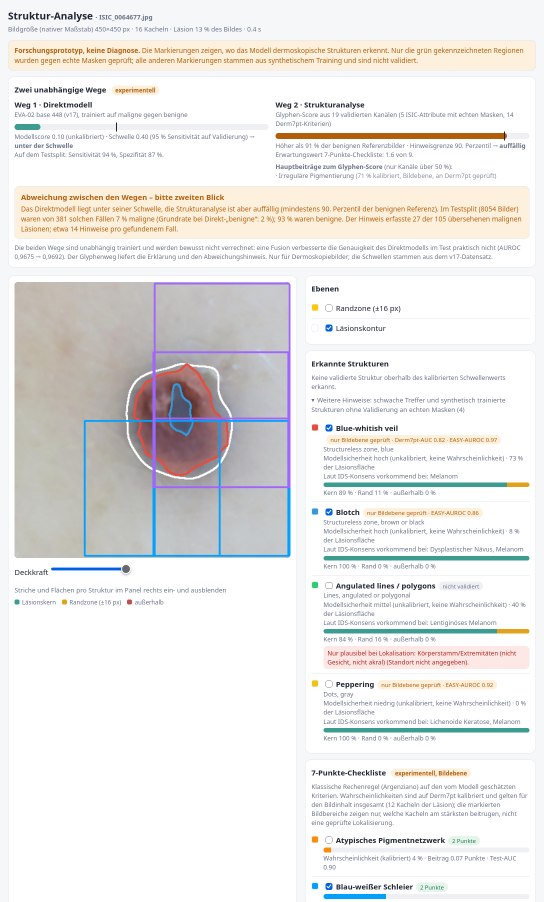
#> input picture glyphs/Papers/build_v8/report_examples/dv1_0.png, 1088 x 1803 px (shown at 1/2 size)
$ python -i realfake.py   (imports and definitions only)   (older library calls are emulated)
#> lines starting #> are read from the running program, lines starting #| are printed output that depends on the picture
### glyphs/structures.py
"""Structure generators (one per family) and the ID registry SPEC.

Every generator has the signature fn(ctx, sid, **params), draws onto ctx.canvas and
records one label per structure (a union mask for textures / clod fields, one mask per
instance for vessels). SPEC maps each taxonomy ID to (generator, params, layer, ...).
"""
import cv2
import numpy as np
from scipy.spatial import cKDTree

import geometry as G
import render as R

SHIFT = 2  # sub-pixel precision for cv2 drawing


def noise(rng, size, sigma, amp=1.0):
    n = cv2.GaussianBlur(rng.normal(0, 1, (size, size)).astype(np.float32), (0, 0), sigma)
    return n / (n.std() + 1e-6) * amp


# [4 lines left out: function blend_arr, not called in this run]


class Painter:
    """Collect AA-drawn shapes with per-shape colours, then blend once."""

    def __init__(self, size):
        self.layer = np.zeros((size, size, 3), np.uint8)
        self.mask = np.zeros((size, size), np.uint8)

    def _col(self, c):
        return tuple(int(v) for v in c)

    # [23 lines left out: functions ellipse, line, finish, not called in this run]


class Ctx:
    # [180 lines left out: functions __init__, col, patch, pts_inside, rim_contour, rim_arc and 7 more, not called in this run]


def _wrap(phase):  # distance (rad) to nearest ridge crest
    return np.abs(((phase + np.pi) % (2 * np.pi)) - np.pi)


# [359 lines left out: functions g_isolines, g_fingerprint, g_acral, _branched, g_streaks, g_border and 13 more, not called in this run]


# --- registry ------------------------------------------------------------------------------

SPEC = {}


def reg(sid, fn, layer, parent=None, site=None, polarized=False, pale=False, **params):
    SPEC[sid] = dict(fn=fn, params=params, layer=layer, parent=parent or sid, site=site, polarized=polarized, pale=pale)


# zones (layer 0)
reg("DS048", g_zone, 0, colour=["dark_brown", "black"], alpha=.8, size_f=(.25, .5), sigma=6, wob=.35, ecc=None)
reg("DS049", g_zone, 0, colour="blue_gray", alpha=.6, size_f=(.35, .6), sigma=9)
reg("DS050", g_zone, 0, colour="pink", alpha=.6, size_f=(.3, .6), sigma=6, pale=True)
reg("DS051", g_zone, 0, colour="white", alpha=.7, size_f=(.3, .55), sigma=4, wob=.4)
reg("DS052", g_zone, 0, colour="white", alpha=.7, size_f=(.2, .35), offset=.08, sigma=4, wob=.3)
reg("DS053", g_rainbow, 0)
reg("DS054", g_follicular, 0, site="facial", pale=True, mode="strawberry")
reg("DS055", g_homog, 0)
reg("DS056", g_follicular, 0, site="facial", mode="pseudonet")
reg("DS057", g_zone, 0, colour="tan", alpha=.6, size_f=(.3, .55), ecc=True, sigma=7, wob=.35)
reg("DS059", g_border, 0)
# network family & line patterns (layer 1)
reg("DS001", g_network, 1, parent="network")
reg("DS022", g_network, 1, parent="network", cell=(15, 20), thr=(1.5, 1.9), patchy=False)
reg("DS002", g_network, 1, parent="network", cell=(12, 16), thr=(1.0, 1.3), alpha=.4, blur=1.0)
reg("DS003", g_network, 1, parent="network", cell=(16, 23), thr=(2.8, 3.6), alpha=.7)
reg("DS004", g_network, 1, parent="network", cell=(14, 24), thr=(2.4, 3.6), alpha=.7, irregular=.9, var="black")
reg("DS005", g_network, 1, parent="negative_network", cell=(12, 18), thr=(2.0, 2.6), alpha=.6, line="skin_light", cover=.5)
reg("DS021", g_network, 1, cell=(18, 26), thr=(1.1, 1.5), alpha=.55, line="white", cover=.5)
reg("DS012", g_isolines, 1, kind="cerebriform")
reg("DS014", g_isolines, 1, kind="crypts")
reg("DS013", g_fingerprint, 1)
reg("DS019", g_polygons, 1, site="facial", rhomb=True)
reg("DS020", g_polygons, 1, site="nonfacial", rhomb=False)
reg("DS029", g_cobblestone, 1)
reg("DS015", g_acral, 1, site="volar", mode="fibrillar")
reg("DS016", g_acral, 1, site="volar", mode="ridge")
reg("DS017", g_acral, 1, site="volar", mode="lattice")
reg("DS018", g_acral, 1, site="volar", mode="furrow")
# clods (layer 2)
reg("DS025", g_blobs, 2, parent="globules", colour="brown", r=(6, 13), n=(12, 45), blur=1.0)
reg("DS026", g_blobs, 2, parent="globules", colour="brown", r=(6, 10), n=(14, 30), place="rim", rim_span=(1.0, 1.0), rim_step=(12, 17), inward=11, blur=1.0)
reg("DS027", g_blobs, 2, colour=["yellow_orange", "tan", "brown"], r=(9, 18), n=(3, 10), core="dark_brown", blur=1.0)
reg("DS028", g_spoke, 2, concentric=True, colours=("blue_gray", "brown"), n=(2, 6))
reg("DS035", g_spoke, 2, concentric=True, colours=("brown", "blue"), n=(2, 5))
reg("DS030", g_blobs, 2, colour="blue_gray", r=(18, 34), n=(2, 6), elong=(1.1, 1.6), cover=.5, alpha=.75, blur=2.0)
reg("DS031", g_blobs, 2, colour="blue", r=(6, 11), n=(6, 22), alpha=.85, blur=1.1)
reg("DS033", g_blobs, 2, colour="pink", r=(5, 10), n=(5, 18), alpha=.8, blur=1.3, pale=True)
reg("DS034", g_blobs, 2, colour=["red", "purple"], r=(12, 26), n=(3, 7), elong=(1, 1.6), blur=.8, pale=True)
reg("DS040", g_blobs, 2, colour="white", r=(4, 10), n=(5, 20), cover=.6, blur=.8)
reg("DS023", g_streaks, 2, parent="streaks", full=True, step=(5, 7), L=(8, 16), bulbs=.4)
reg("DS011", g_spoke, 2)
reg("DS010", g_leaf, 2)
# circles
reg("DS045", g_rings, 2, kind="concentric", colour="gray")
reg("DS046", g_rings, 2, kind="incomplete")
reg("DS047", g_rings, 2, kind="white", pale=True)
# dots (layer 3)
reg("DS037", g_dots, 3, parent="globules", arr="mixed", n=(80, 300))
reg("DS038", g_dots, 3, colour="gray", r=(2.2, 3.6), n=(120, 420), cover=.4)
reg("DS039", g_dots, 3, arr="rings")
reg("DS041", g_dots, 3, arr="rosette", polarized=True, pale=True)
reg("DS042", g_dots, 3, arr="rows", colour="brown", r=(2.6, 3.6))
reg("DS043", g_dots, 3, arr="target", colour="brown", r=(3, 4.2), n=(10, 35), halo="skin_light")
# rim structures & white structures & vessels (layer 4)
reg("DS008", g_streaks, 4, parent="streaks")
reg("DS009", g_streaks, 4, parent="streaks", span=(.12, .3), L=(16, 32), step=(4, 7), width=(3, 4))
reg("DS007", g_streaks, 4, parent="streaks", kind="branched", L=(28, 46), step=(14, 22), width=(2.4, 3.4))
reg("DS024", g_streaks, 4, parent="streaks", kind="pseudopod", L=(10, 20), step=(12, 20))
reg("DS006", g_white_lines, 4, polarized=True)
reg("DS032", g_shiny_blotches, 4, polarized=True, pale=True)
for _sid, _gid, _n in (("DS060", "DS060", (2, 4)), ("DS061", "DS061", (1, 1)), ("DS062", "DS062", (2, 5)),
                       ("DS063", "DS063", (1, 1)), ("DS064", "DS064", (2, 5)), ("DS065", "DS065", (1, 1)),
                       ("DS066", "DS066", (1, 1)), ("DS067", "DS067", (2, 5)), ("DS071", "DS071", (1, 1)),
                       ("DS072", "DS072", (1, 1)), ("DS073", "DS073", (1, 1))):
    reg(_sid, g_vessel, 4, parent="vessels", pale=True, gid=_gid, n=_n)
reg("DS070", g_vessel, 4, parent="vessels", pale=True, gid="DS070", ring=True)
reg("DS068", g_vessel_set, 4, parent="vessels", pale=True, mode="mono")
reg("DS069", g_vessel_set, 4, parent="vessels", pale=True, mode="poly")
reg("DS074", g_dots, 4, parent="vessels", pale=True, arr="target", colour="red", r=(3, 4.2), n=(10, 30), halo="pink")


# [10 lines left out: function compatible, not called in this run]

### glyphs/realfake.py
"""Real-vs-synthetic check at native resolution.

Real  : centre 224 px crops of HAM10000 images (parity 1 files, native pixels).
Synth : compose() scenes at 224 px (skin backgrounds from parity 0 files only).
Zones : whole image, centre 96 px (lesion zone), 64 px corner (skin zone) - shows WHERE they differ.
"""
import sys, time, os
import cv2, numpy as np
import compose, geometry as G, skin

# [1 line that did not run here, left out]
S = 224
N = int(sys.argv[1]) if len(sys.argv) > 1 else 400
# [1 line not run here, left out]


def jpeg(img, q):
    ok, b = cv2.imencode(".jpg", cv2.cvtColor(img, cv2.COLOR_RGB2BGR), [cv2.IMWRITE_JPEG_QUALITY, int(q)])
    return cv2.cvtColor(cv2.imdecode(b, 1), cv2.COLOR_BGR2RGB)


def make_synth(n):
    files = skin.ham_files(0)
    out = []
    for i in range(n):
        rng = np.random.default_rng(1000 + i)
        ids = compose.random_scene_ids(rng, k=(2, 6))  # all registry IDs except volar (acral) ones
        img, *_ = compose.compose(rng, ids, 448, S, skin_files=files)
        out.append(img)  # no JPEG re-encode: it adds a detectable artefact (see floor_test.py)
    return out


def load_real(n):
    files = skin.ham_files(1)
    rng = np.random.default_rng(0)
    out = []
    for f in rng.choice(files, n, replace=False):
        im = cv2.cvtColor(cv2.imread(f), cv2.COLOR_BGR2RGB)
        h, w = im.shape[:2]; y, x = (h - S) // 2, (w - S) // 2
        out.append(im[y:y + S, x:x + S])
    return out


def feats(im):
    n = min(im.shape[:2]); im = im[:n, :n]
#> after `n = min(im.shape[:2])`: n = 1088
    f, names = [], []
    def add(k, v):
        v = np.atleast_1d(v); f.extend(v.tolist()); names.extend([f"{k}{i}" if len(v) > 1 else k for i in range(len(v))])
    lab = cv2.cvtColor(im, cv2.COLOR_RGB2LAB).astype(np.float32); hsv = cv2.cvtColor(im, cv2.COLOR_RGB2HSV).astype(np.float32)
#> after `hsv = cv2.cvtColor(im, cv2.COLOR_RGB2HSV).astype(np.float32)`:
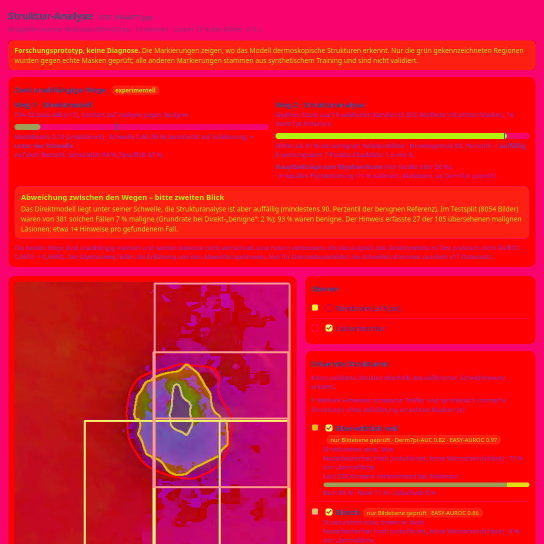
#> hsv: shape (1088, 1088, 3) float32 (shown at 1/2 size); mean of channels 0, 1, 2 38.9, 17.8, 233; drawn as B, G, R
    g = cv2.cvtColor(im, cv2.COLOR_RGB2GRAY).astype(np.float32)
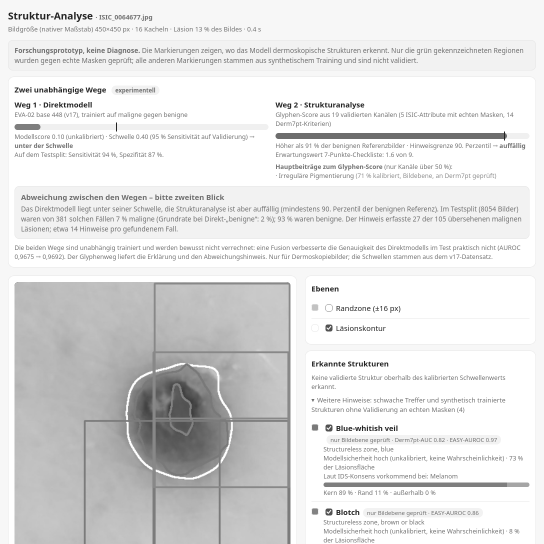
#> g: shape (1088, 1088) float32 (shown at 1/2 size); min 35, max 255, mean 225.5
    for k, nm in enumerate("LAB"): add(f"lab_{nm}_mean", lab[..., k].mean()); add(f"lab_{nm}_std", lab[..., k].std())
#> this loop made 3 passes
    for k, nm in enumerate("HSV"): add(f"hsv_{nm}_mean", hsv[..., k].mean()); add(f"hsv_{nm}_std", hsv[..., k].std())
#> this loop made 3 passes
    for k, nm in enumerate("LAB"): add(f"hist_{nm}_", np.histogram(lab[..., k], 8, (0, 255))[0] / g.size)
#> this loop made 3 passes
#> v in add on passes 1 to 3: [0, 0.00299, 0.00552, 0.0226, 0.0404, 0.0863, 0.145, 0.697], [0, 0, 0, 0.0639, 0.927, 0.00909, 0, 0], [0, 0.00593, 0.00608, 0.257, 0.71, 0.02, 0.00044, 0]
    add("lap_var", cv2.Laplacian(g, cv2.CV_32F).var())
    mag = np.hypot(cv2.Sobel(g, cv2.CV_32F, 1, 0), cv2.Sobel(g, cv2.CV_32F, 0, 1)); add("grad_pct", np.percentile(mag, [50, 90, 99]))
#> after `mag = np.hypot(cv2.Sobel(g, cv2.CV_32F, 1, 0), cv2.Sobel(g, cv2.CV_32F`:
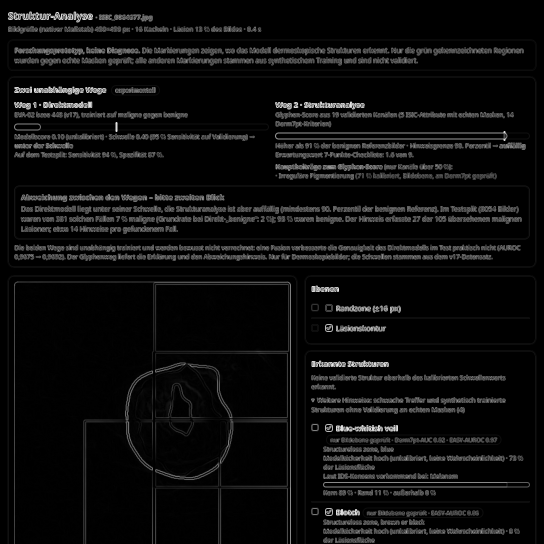
#> mag: shape (1088, 1088) float32 (shown at 1/2 size); min 0, max 956.3, mean 48.6; drawn with min black and max white
    res = g - cv2.medianBlur(g.astype(np.uint8), 3).astype(np.float32)
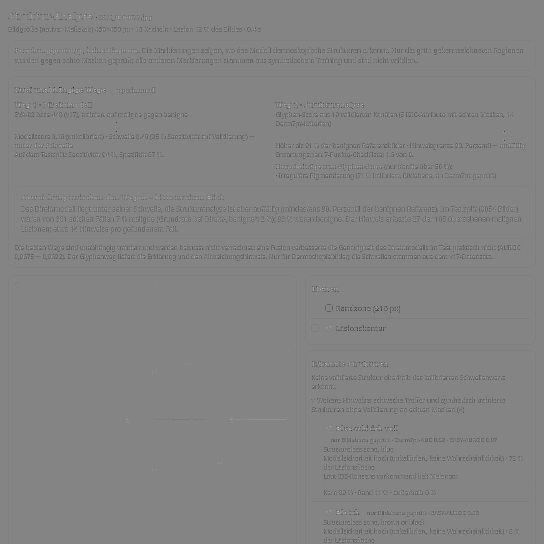
#> res: shape (1088, 1088) float32 (shown at 1/2 size); min -220, max 203, mean -2; drawn with min black and max white
    add("noise_std", res.std()); add("noise_kurt", ((res - res.mean()) ** 4).mean() / (res.var() ** 2 + 1e-6))
    b = n // 8; blk = g[:n // b * b, :n // b * b].reshape(n // b, b, n // b, b).std(axis=(1, 3)); add("blockstd_pct", np.percentile(blk, [10, 50, 90]))
#> after `b = n // 8`: b = 136
    F = np.abs(np.fft.fftshift(np.fft.fft2(g - g.mean()))); yy, xx = np.indices(F.shape); r = np.hypot(yy - n / 2, xx - n / 2).astype(int)
#> after `yy, xx = np.indices(F.shape)`:
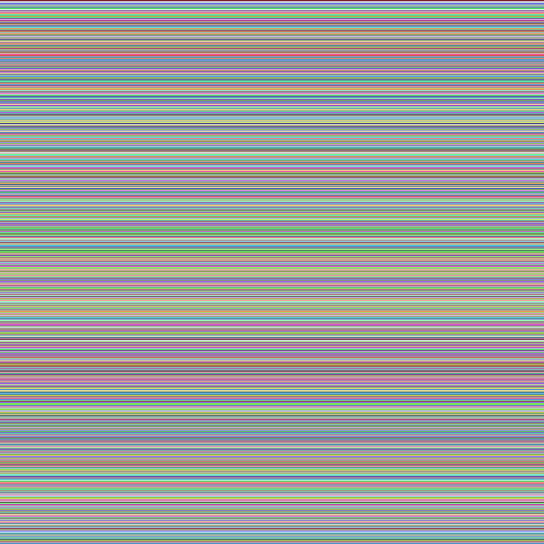
#> yy: shape (1088, 1088) int64 (shown at 1/2 size); 1088 distinct labels, from 0 to 1087; one colour per label, 0 black
#> after `yy, xx = np.indices(F.shape)`:
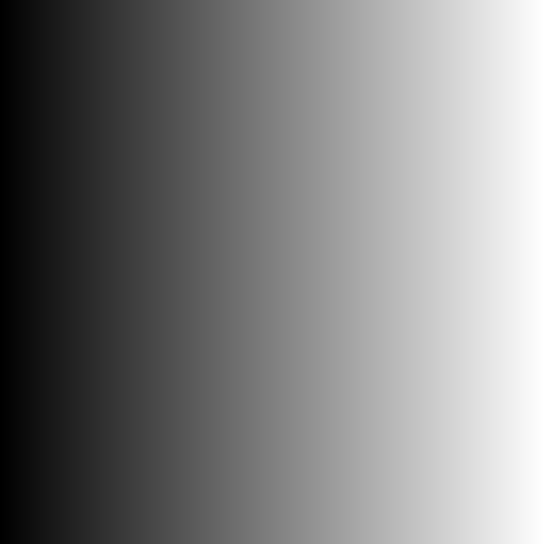
#> xx: shape (1088, 1088) int64 (shown at 1/2 size); min 0, max 1087, mean 543.5; drawn with min black and max white
#> after `r = np.hypot(yy - n / 2, xx - n / 2).astype(int)`:
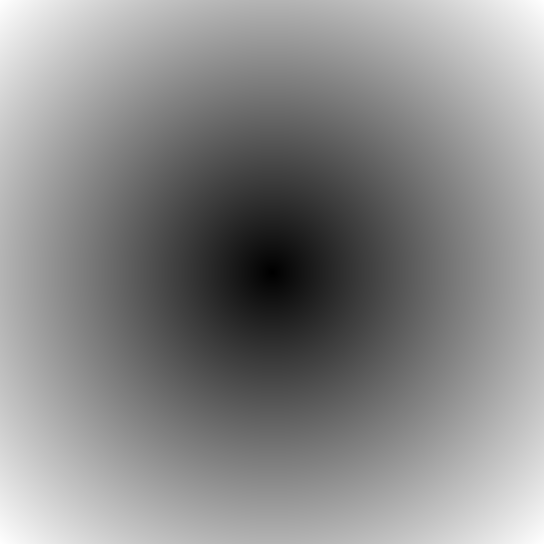
#> r: shape (1088, 1088) int64 (shown at 1/2 size); min 0, max 769, mean 415.8; drawn with min black and max white
    rad = (np.bincount(r.ravel(), F.ravel()) / np.maximum(np.bincount(r.ravel()), 1))[:n // 2]
#> rad = 544 values, max 11437226 at index 1, min 36.69 at index 0, mean 67492.2
    add("spec_slope", np.polyfit(np.log(np.arange(2, n // 2)), np.log(rad[2:] + 1e-6), 1)[0]); add("hf_share", rad[n // 4:].sum() / rad.sum())
    add("sat_p99", np.percentile(hsv[..., 1], 99))
    return np.array(f, np.float32), names


def zone(im, name):
    c = S // 2
    return {"whole 224": im, "centre 96 (lesion)": im[c - 48:c + 48, c - 48:c + 48], "corner 64 (skin)": im[:64, :64]}[name]


# [19 lines not run here, left out]

>>> import cv2
>>> picture = cv2.cvtColor(cv2.imread('Papers/build_v8/report_examples/dv1_0.png'), cv2.COLOR_BGR2RGB)
>>> result = feats(picture)

$ run again, on glyphs/Papers/build_v8/report_examples/dv2_0.png
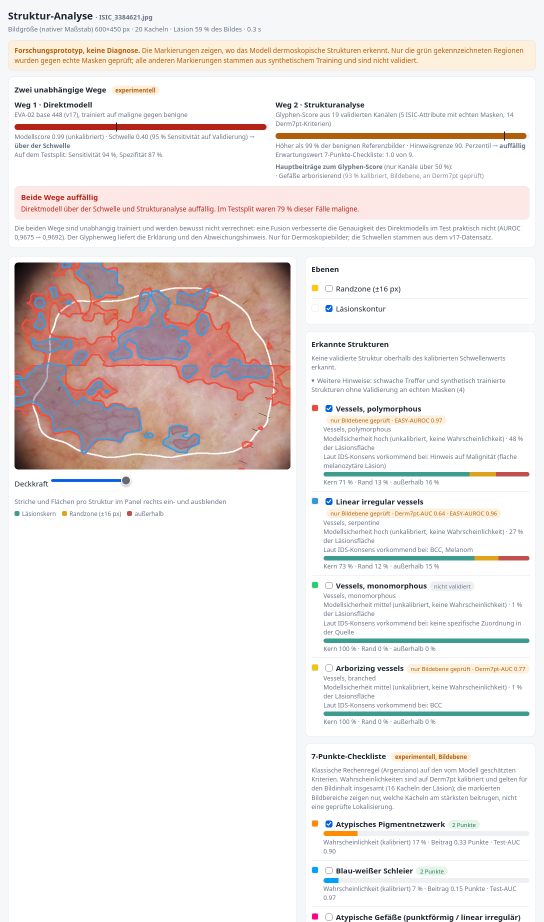
#> input picture glyphs/Papers/build_v8/report_examples/dv2_0.png, 1088 x 1843 px (shown at 1/2 size)
#> in feats, `g = cv2.cvtColor(im, cv2.COLOR_RGB2GRAY).astype(np.float32)`:
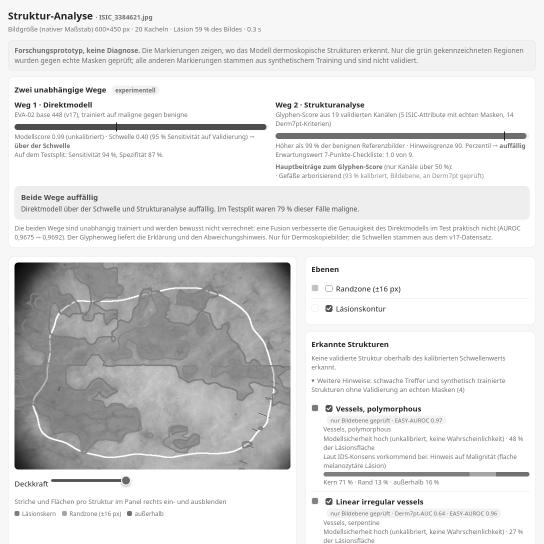
#> g: shape (1088, 1088) float32 (shown at 1/2 size); min 3, max 255, mean 223.8
#> the loop in feats, `for k, nm in enumerate("LAB"): add(f"lab_{nm}_mean", lab[..., k].mean(..` made 3 passes
#> the loop in feats, `for k, nm in enumerate("HSV"): add(f"hsv_{nm}_mean", hsv[..., k].mean(..` made 3 passes
#> the loop in feats, `for k, nm in enumerate("LAB"): add(f"hist_{nm}_", np.histogram(lab[.....` made 3 passes
#> v in add on passes 2 to 3: [0, 0, 0, 0.0121, 0.954, 0.034, 0.00019, 0], [0, 0.00105, 0.00816, 0.218, 0.745, 0.0265, 0.000589, 0]
#> in feats, `mag = np.hypot(cv2.Sobel(g, cv2.CV_32F, 1, 0), cv2.Sobel(g, cv2.CV_32F`:
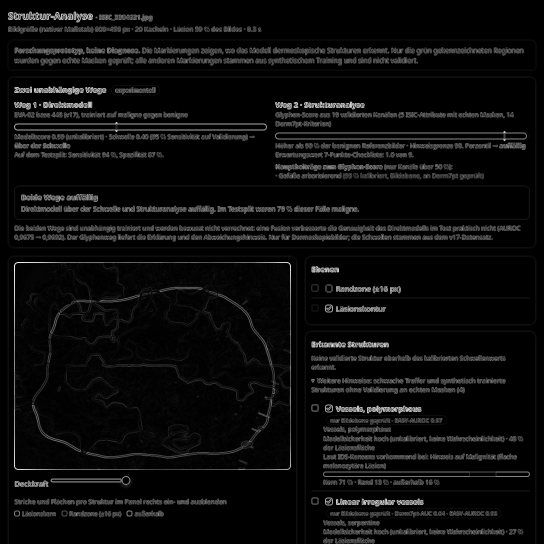
#> mag: shape (1088, 1088) float32 (shown at 1/2 size); min 0, max 1064.8, mean 51.6; drawn with min black and max white
#> yy: shape (1088, 1088) int64; 1088 distinct labels, from 0 to 1087
#> rad = 544 values, max 11671624.6 at index 1, min 17.56 at index 0, mean 81162.3

$ run again, on glyphs/Papers/build_v8/report_examples/dv2_1.png
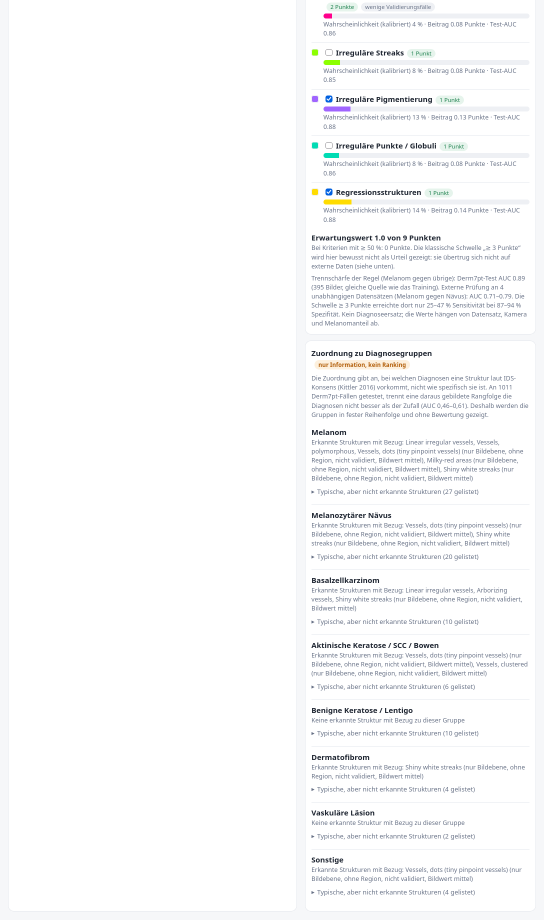
#> input picture glyphs/Papers/build_v8/report_examples/dv2_1.png, 1088 x 1839 px (shown at 1/2 size)
#> in feats, `hsv = cv2.cvtColor(im, cv2.COLOR_RGB2HSV).astype(np.float32)`:
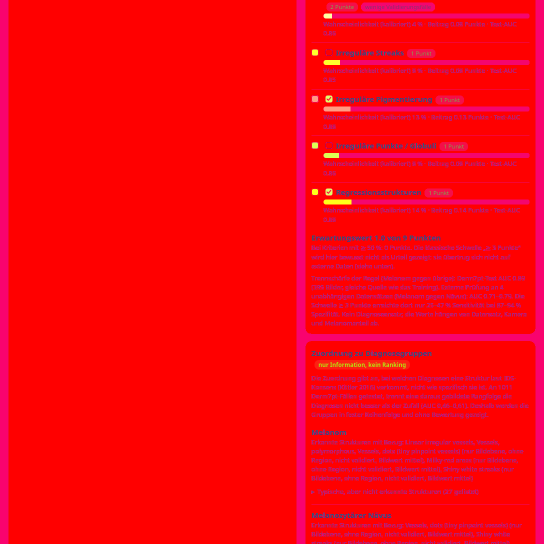
#> hsv: shape (1088, 1088, 3) float32 (shown at 1/2 size); mean of channels 0, 1, 2 14.1, 2.7, 251.4; drawn as B, G, R
#> the loop in feats, `for k, nm in enumerate("LAB"): add(f"lab_{nm}_mean", lab[..., k].mean(..` made 3 passes
#> the loop in feats, `for k, nm in enumerate("HSV"): add(f"hsv_{nm}_mean", hsv[..., k].mean(..` made 3 passes
#> the loop in feats, `for k, nm in enumerate("LAB"): add(f"hist_{nm}_", np.histogram(lab[.....` made 3 passes
#> v in add on passes 2 to 3: [0, 0, 0.000963, 0.00485, 0.993, 0.000563, 0.000133, 0], [0, 0.000779, 5.74e-05, 0.121, 0.877, 0.000591, 0.000955, 0]
#> in feats, `mag = np.hypot(cv2.Sobel(g, cv2.CV_32F, 1, 0), cv2.Sobel(g, cv2.CV_32F`:
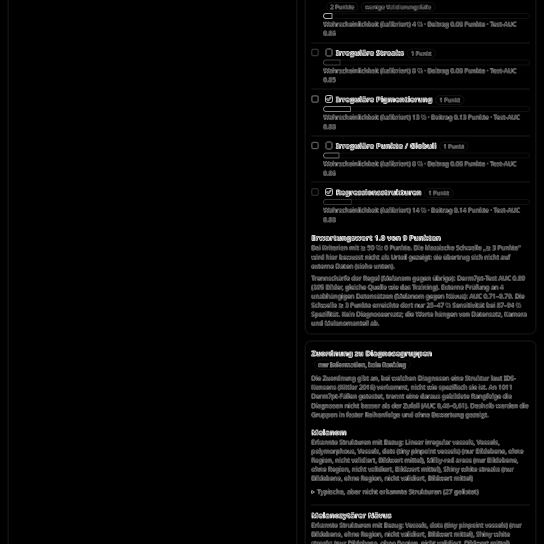
#> mag: shape (1088, 1088) float32 (shown at 1/2 size); min 0, max 960, mean 35; drawn with min black and max white
#> yy: shape (1088, 1088) int64; 1088 distinct labels, from 0 to 1087
#> rad = 544 values, max 1452362.4 at index 1, min 39.81 at index 0, mean 32398.2
